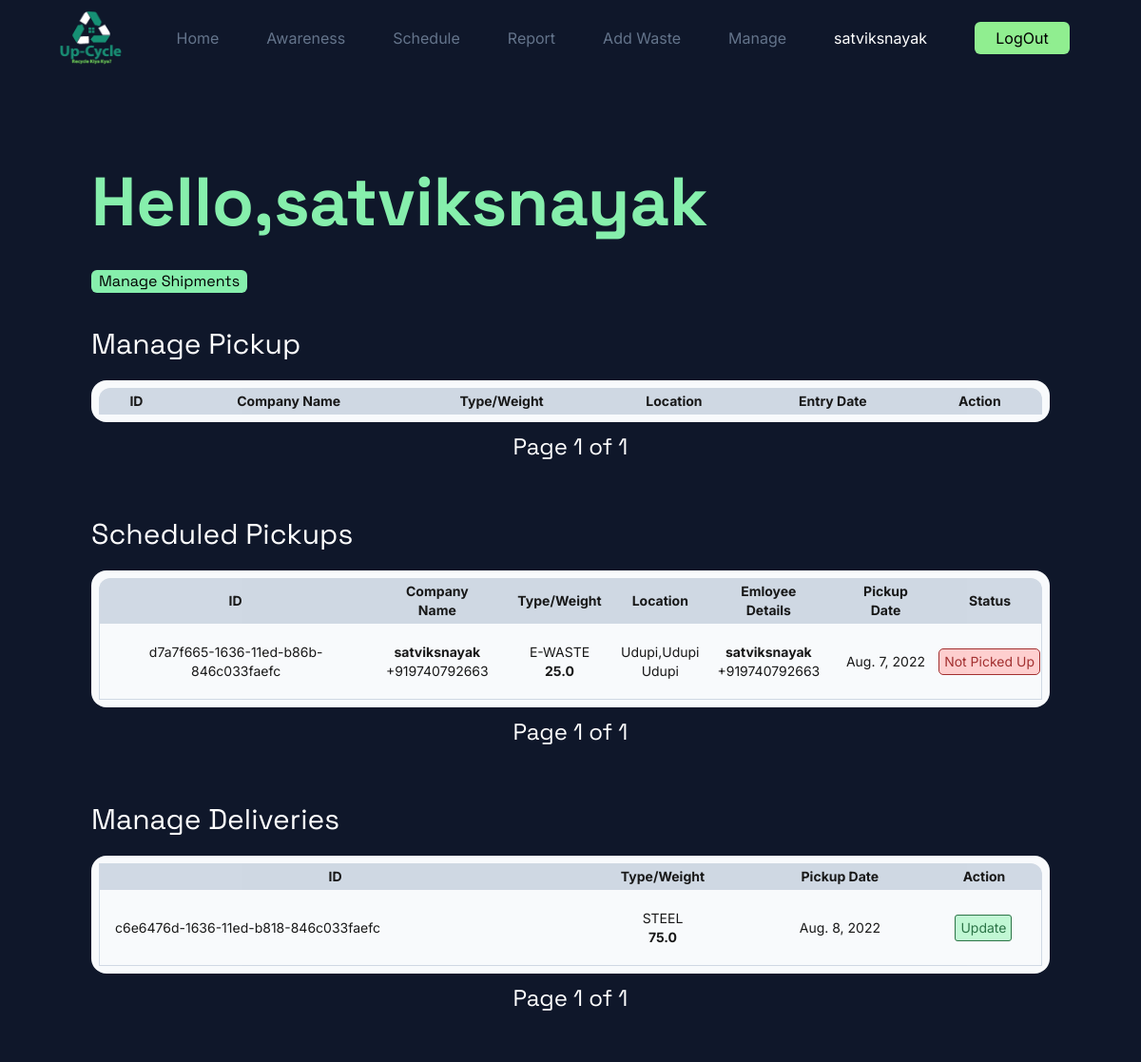
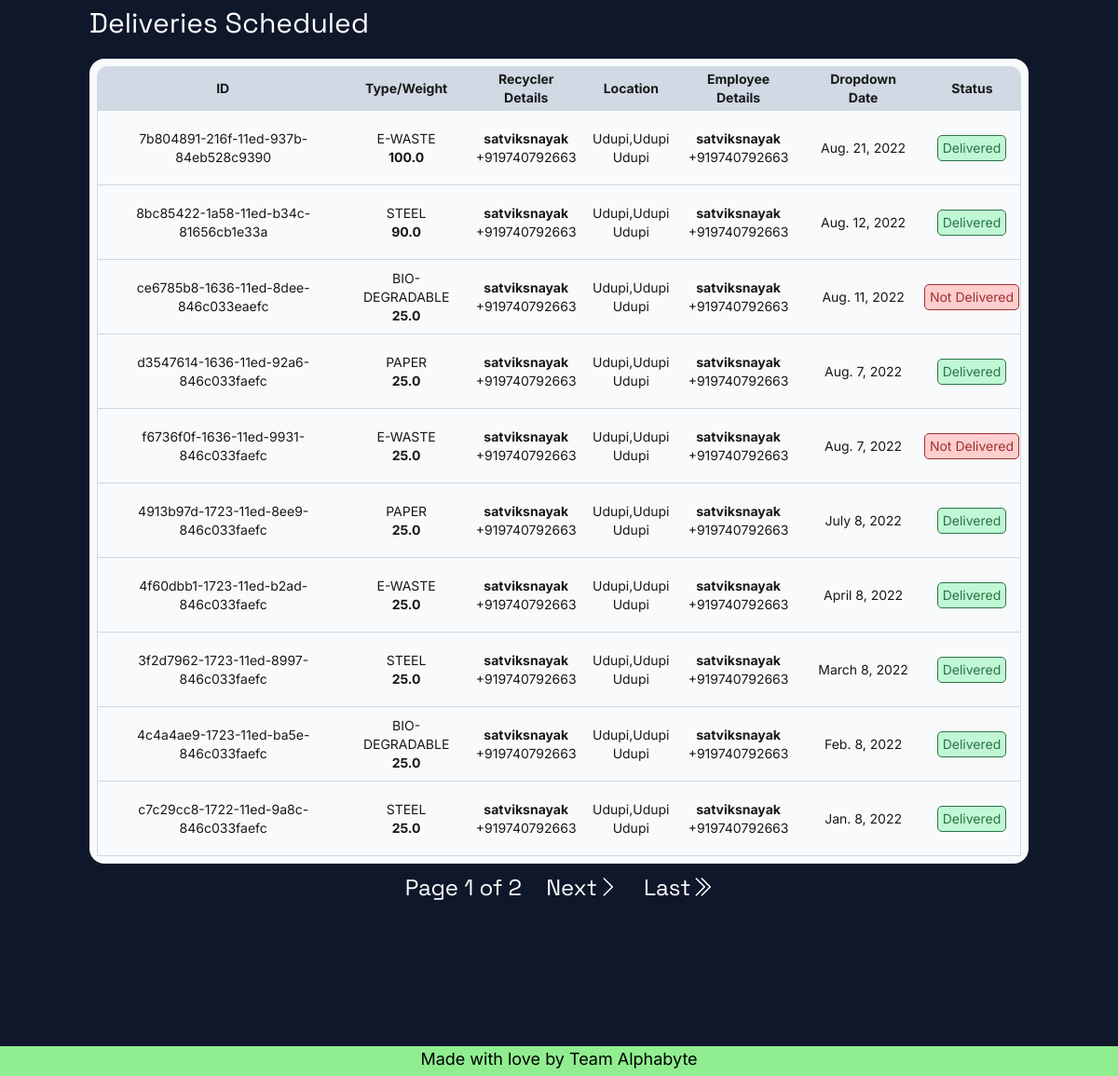
Page /manage/ (signed in) on the committed database (2 pictures, top to bottom).
### App/models.py (models this page shows, shortened)
class Profile(models.Model):
    user = models.OneToOneField(User,on_delete=models.CASCADE,null=True)
    name = models.CharField(max_length=50)
    about = models.TextField(blank=True,null=True)
    profile_pic = models.ImageField(default='avatar.png',upload_to='Profile')
    location = models.CharField(max_length=50,blank=True,null=True)
    street = models.CharField(max_length=50,blank=True,null=True)
    city = models.CharField(max_length=30,blank=True,null=True)
    state = models.CharField(max_length=30,blank=True,null=True)
    phone = PhoneNumberField(blank=True,null=True)
    is_email_verified = models.BooleanField(default=False)

class Waste(models.Model):
    class Types(models.TextChoices):
        STEEL = "STEEL","Steel"
        BIODEGRADABLE = "BIO-DEGRADABLE","Bio-Degradable"
        PAPER = "PAPER","Paper"
        EWASTE = "E-WASTE","E-Waste"
    id = models.CharField(primary_key=True,unique=True,max_length=40)
    recycler = models.ForeignKey(User,on_delete=models.SET_NULL,null=True,blank=True,related_name='recycler')
    company = models.ForeignKey(User,on_delete=models.SET_NULL,null=True,blank=True,related_name='company')
    employee = models.ForeignKey(User,on_delete=models.SET_NULL,null=True,blank=True,related_name='employee')
    entry_date = models.DateField(null=True,blank=True)
    pickup_date = models.DateField(null=True,blank=True)
    dropdown_date = models.DateField(null=True,blank=True)
    weight = models.FloatField(null=True,blank=True)
    price = models.FloatField(null=True,blank=True)
    type = models.CharField(_("Types"),max_length=50,choices=Types.choices)
    pickup_done = models.BooleanField(default=False)
    dropdown_done = models.BooleanField(default=False)

### App/decorators.py (the view)
        def wrappper_func(request,*args,**kwargs):
            group = None
            if request.user.groups.exists():
                group = request.user.groups.all()[0].name
            if group in allowed_roles:
                return view_func(request,*args,**kwargs)
            else:
                return HttpResponse('You are not authorised to view this page!!')

### App/functions.py (called while the page is built)
def grouplist(user):
    groups = []
    if user.groups.exists():
        for i in range(len(user.groups.all())):
            groups.append(user.groups.all()[i].name)
    return groups

### App/templates/App/tables/manager.html (shortened to what this page needs)
<!DOCTYPE html>
<html lang="en">
<head>
</head>
{% extends 'App/base.html' %}
{%load static%}
    {% block content %}
    <div class="content bg-slate-900 p-5 md:p-10 lg:p-24">
        <div class="min-w-full font-space mr-2 flex flex-col w-full lg:w-4/5">
            <h1 class="text-green-300 text-3xl md:text-5xl lg:text-7xl font-bold mr-2">Hello,{{user.profile.name}}</h1>
            <div class="my-9 w-fit bg-green-300 px-2 rounded-md">Manage Shipments</div>
        </div>
        <h3 class="text-white text-lg md:text-xl lg:text-3xl mr-2 mb-5 font-space">Manage Pickup</h3>
        <div class="Table w-full lg:min-w-4/5 p-1 lg:p-2 bg-slate-50 rounded-2xl overflow-auto lg:overflow-hidden">
            <table class="relative border-separate border-spacing-0 table-auto min-w-full bg-slate-50 text-xs lg:text-sm opacity-90 text-center font-inter mr-2">
                <thead class="bg-slate-300">
                    <tr>
                        <th class="rounded-tl-xl px-4 py-1 w-min md:w-max">ID</th>
                        <th class="px-4 py-1">Company Name</th>
                        <th class="px-4 py-1">Type/Weight</th>
                        <th class="px-4 py-1">Location</th>
                        <th class="px-4 py-1">Entry Date</th>
                        <th class="rounded-tr-xl px-4 py-1">Action</th>
                    </tr>
                </thead>
            </table>
        </div>
        <div class="w-full text-[1rem] h-5 text-center text-white text-lg md:text-xl lg:text-2xl mb-20 font-space">
            <button class="p-[5px] m-[5px]" type="button">Page {{update_pickup.number}} of {{update_pickup.paginator.num_pages}}</button>
        </div>
        <h3 class="text-white text-lg md:text-xl lg:text-3xl mr-2 mb-5 font-space">Scheduled Pickups</h3>
        <div class="Table w-full lg:min-w-4/5 p-1 lg:p-2 bg-slate-50 rounded-2xl overflow-auto lg:overflow-hidden">
            <table class="relative border-separate border-spacing-0 table-auto min-w-full bg-slate-50 text-xs lg:text-sm opacity-90 text-center font-inter mr-2">
                <thead class="bg-slate-300">
                    <tr>
                        <th class="rounded-tl-xl px-4 py-1 w-min md:w-max">ID</th>
                        <th class="px-4 py-1">Company Name</th>
                        <th class="px-4 py-1">Type/Weight</th>
                        <th class="px-4 py-1">Location</th>
                        <th class="px-4 py-1">Emloyee Details</th>
                        <th class="px-4 py-1">Pickup Date</th>
                        <th class="rounded-tr-xl px-4 py-1">Status</th>
                    </tr>
                </thead>
                <tbody>
                    {% for waste in pickup %}
                    <tr>
                        <td class="place-content-center px-4 py-1 border-b border-slate-300 border-l flex items-center h-20 w-min md:w-full">{{waste.id}}</td>
                        <td class="border-b border-slate-300 h-20 w-max"><span class="font-bold">{{waste.company.profile.name}}</span><br>{{waste.company.profile.phone}}</td>
                        <td class="border-b border-slate-300 h-20 w-max">{{waste.type}}<br><span class="font-bold">{{waste.weight}}</span></td>
                        <td class="border-b border-slate-300 h-20 w-max">{{waste.company.profile.location}},{{waste.company.profile.street}}<br>{{waste.company.profile.city}}</td>
                        <td class="border-b border-slate-300 h-20 w-max"><span class="font-bold">{{waste.employee.profile.name}}</span><br>{{waste.employee.profile.phone}}</td>
                        <td class="border-b border-slate-300 h-20 w-max">{{waste.pickup_date}}</td>
                        <td class="border-b border-slate-300 h-20 w-max border-r">
                            {% if waste.pickup_done %}
                            <button type="button" class="px-[5px] py-[3px] my-[3px] rounded-[5px] bg-green-200 text-green-800 border-[1px] border-green-800 w-max">Picked Up</button>
                            {% else %}
                            <button type="button" class="px-[5px] py-[3px] my-[3px] rounded-[5px] bg-red-200 text-red-800 border-[1px] border-red-800 w-max">Not Picked Up</button>
                            {% endif %}
                        </td>
                    </tr>
                    {% endfor %}
                </tbody>
            </table>
        </div>
        <div class="w-full text-[1rem] h-5 text-center text-white text-lg md:text-xl lg:text-2xl mb-20 font-space">
            <button class="p-[5px] m-[5px]" type="button">Page {{pickup.number}} of {{pickup.paginator.num_pages}}</button>
        </div>
        <h3 class="text-white text-lg md:text-xl lg:text-3xl mr-2 mb-5 font-space">Manage Deliveries</h3>
        <div class="Table w-full lg:min-w-4/5 p-1 lg:p-2 bg-slate-50 rounded-2xl overflow-auto lg:overflow-hidden">
            <table class="relative border-separate border-spacing-0 table-auto min-w-full bg-slate-50 text-xs lg:text-sm opacity-90 text-center font-inter mr-2">
                <thead class="bg-slate-300">
                    <tr>
                        <th class="ounded-tl-xl px-4 py-1 w-min md:w-max">ID</th>
                        <th class="px-4 py-1">Type/Weight</th>
                        <th class="px-4 py-1">Pickup Date</th>
                        <th class="rounded-tr-xl px-4 py-1">Action</th>
                    </tr>
                </thead>
                <tbody>
                    {% for waste in update_dropdown %}
                    <tr>
                        <td class="text-left px-4 py-1 border-b border-slate-300 border-l">{{waste.id}}</td>
                        <td class="border-b border-slate-300 h-20 w-max">{{waste.type}}<br><span class="font-bold">{{waste.weight}}</span></td>
                        <td class="border-b border-slate-300 h-20 w-max">{{waste.pickup_date}}</td>
                        <td class="border-b border-slate-300 h-20 w-max border-r"><form action="" method="POST">{% csrf_token %}<input type="text" name="id" id="id_id" value="{{waste.id}}" hidden><button type="submit" class="px-[5px] py-[3px] my-[3px] bg-green-200 border-green-800 text-green-800 border-[1px] rounded-[3px]">Update</button></form></td>
                    </tr>
                    {% endfor %}
                </tbody>
            </table>
        </div>
        <div class="w-full text-[1rem] h-5 text-center text-white text-lg md:text-xl lg:text-2xl mb-20 font-space">
            <button class="p-[5px] m-[5px]" type="button">Page {{update_dropdown.number}} of {{update_dropdown.paginator.num_pages}}</button>
        </div>
        <h3 class="text-white text-lg md:text-xl lg:text-3xl mr-2 mb-5 font-space">Deliveries Scheduled</h3>
        <div class="Table w-full lg:min-w-4/5 p-1 lg:p-2 bg-slate-50 rounded-2xl overflow-auto lg:overflow-hidden">
            <table class="relative border-separate border-spacing-0 table-auto min-w-full bg-slate-50 text-xs lg:text-sm opacity-90 text-center font-inter mr-2">
                <thead class="bg-slate-300">
                    <tr>
                        <th class="rounded-tl-xl px-4 py-1 w-min md:w-max">ID</th>
                        <th class="px-4 py-1">Type/Weight</th>
                        <th class="px-4 py-1">Recycler Details</th>
                        <th class="px-4 py-1">Location</th>
                        <th class="px-4 py-1">Employee Details</th>
                        <th class="px-4 py-1">Dropdown Date</th>
                        <th class="rounded-tr-xl px-4 py-1">Status</th>
                    </tr>
                </thead>
                <tbody>
                    {% for waste in dropdown %}
                    <tr>
                        <td class="place-content-center px-4 py-1 border-b border-slate-300 border-l flex items-center h-20 w-min md:w-full">{{waste.id}}</td>
                        <td class="border-b border-slate-300 h-20 w-max">{{waste.type}}<br><span class="font-bold">{{waste.weight}}</span></td>
                        <td class="border-b border-slate-300 h-20 w-max"><span class="font-bold">{{waste.recycler.profile.name}}</span><br>{{waste.recycler.profile.phone}}</td>
                        <td class="border-b border-slate-300 h-20 w-max">{{waste.recycler.profile.location}},{{waste.recycler.profile.street}}<br>{{waste.recycler.profile.city}}</td>
                        <td class="border-b border-slate-300 h-20 w-max"><span class="font-bold">{{waste.employee.profile.name}}</span><br>{{waste.employee.profile.phone}}</td>
                        <td class="border-b border-slate-300 h-20 w-max">{{waste.dropdown_date}}</td>
                        <td class="border-b border-slate-300 h-20 w-max border-r">
                            {% if waste.dropdown_done %}
                            <button type="button" class="px-[5px] py-[3px] my-[3px] rounded-[5px] bg-green-200 text-green-800 border-[1px] border-green-800 w-max">Delivered</button>
                            {% else %}
                            <button type="button" class="px-[5px] py-[3px] my-[3px] rounded-[5px] bg-red-200 text-red-800 border-[1px] border-red-800 w-max">Not Delivered</button>
                            {% endif %}
                        </td>
                    </tr>
                    {% endfor %}
                </tbody>
            </table>
        </div>
        <div class="w-full text-[1rem] h-5 text-center text-white text-lg md:text-xl lg:text-2xl mb-20 font-space">
            <button class="p-[5px] m-[5px]" type="button">Page {{dropdown.number}} of {{dropdown.paginator.num_pages}}</button>
            {% if dropdown.has_next %}
            <button class="p-[5px] m-[5px]" type="button"><a href="?page4={{wastes.next_page_number}}">Next<i class="bi bi-chevron-right"></i></a></button>
            <button class="p-[5px] m-[5px]" type="button"><a href="?page4={{wastes.paginator.num_pages}}">Last<i class="bi bi-chevron-double-right"></i></a></button>
            {% endif %}
        </div>
    </div>
    {% endblock %}

### App/templates/App/base.html (shortened to what this page needs)
{% load static %}
<!DOCTYPE html>
<html lang="en">
<head>
    <link rel="stylesheet" href="{% static '/CSS/base.css' %}">
    <link rel="stylesheet" href="https://cdn.jsdelivr.net/npm/bootstrap-icons@1.8.3/font/bootstrap-icons.css">
    <script src="https://cdn.tailwindcss.com"></script>
</head>
<body>
  <nav class="flex h-[5rem] w-full z-[910] sticky top-0 bg-slate-900 text-white font-inter">
    <div class="my-auto px-[50px] justify-between flex align-center w-full">
        <a href="" class="text-lg my-auto"><img src="{% static '/IMGS/logo.png' %}" class="h-[5rem]" alt="" height="50" width="90" style="padding:12px"></a>
        <ul class="toggle transition ease-in-out duration-[1s] md:w-auto w-[150px] flex flex-col fixed right-0 top-[5rem] h-screen md:h-auto md:static md:flex-row bg-slate-900 md:translate-x-0 md:transition-none translate-x-[150px]">
            <li class="md:mx-[25px] mx-auto my-[15px] md:my-auto"><a class="text-slate-500  hover:text-white transition-all ease-in-out delay-200" href="/">Home</a></li>
            <li class="md:mx-[25px] mx-auto my-[15px] md:my-auto"><a class="text-slate-500 hover:text-white transition-all ease-in-out delay-200" href="/awareness/">Awareness</a></li>
            {% if user.is_authenticated %}
            {% if 'Recycler' in groups %}
            <li class="md:mx-[25px] mx-auto my-[15px] md:my-auto"><a class="text-slate-500 hover:text-white transition-all ease-in-out delay-200" href="/schedule/">Schedule</a></li>
            {% endif %}
            {% if 'Employee' in groups %}
            <li class="md:mx-[25px] mx-auto my-[15px] md:my-auto"><a class="text-slate-500 hover:text-white transition-all ease-in-out delay-200" href="/report/">Report</a></li>
            {% endif %}
            {% if 'Company' in groups %}
            <li class="md:mx-[25px] mx-auto my-[15px] md:my-auto"><a class="text-slate-500 hover:text-white transition-all ease-in-out delay-200" href="/addWaste/">Add Waste</a></li>
            {% endif %}
            {% if 'Manager' in groups %}
            <li class="md:mx-[25px] mx-auto my-[15px] md:my-auto"><a class="text-slate-500 hover:text-white transition-all ease-in-out delay-200" href="/manage/">Manage</a></li>
            {% endif %}
            <li class="md:mx-[25px] mx-auto my-[15px] md:my-auto"><a class="text-white" href="/User/Profile/">{{user.username}}</a></li>
            <li class="md:mx-[25px] mx-auto my-[15px] md:my-auto"><a href="/logout/"><button class="w-[100px] p-[5px] bg-lightgreen rounded-md text-black" type="button">LogOut</button></a></li>
            {% endif %}
        </ul>
    </div>
  </nav>
    {% block content %}
    {% endblock %}
<footer class="align-center font-inter justify-center bg-lightgreen absolute text-black text-lg flex w-full h-[2rem] z-[900]">
  <h4 class="">Made with love by Team Alphabyte</h4>
</footer>
</body>
</html>

### rows in the picture
Waste: id "d7a7f665-1636-11ed-b86b-846c033faefc", company.profile.name "satviksnayak", company.profile.phone "+919740792663", type "E-WASTE", weight "25.0", company.profile.location "Udupi", company.profile.street "Udupi", company.profile.city "Udupi", employee.profile.name "satviksnayak", employee.profile.phone "+919740792663", pickup_date "Aug. 7, 2022", pickup_done "Not Picked Up"
Waste: id "c6e6476d-1636-11ed-b818-846c033faefc", type "STEEL", weight "75.0", pickup_date "Aug. 8, 2022"
Waste: id "7b804891-216f-11ed-937b-84eb528c9390", type "E-WASTE", weight "100.0", recycler.profile.name "satviksnayak", recycler.profile.phone "+919740792663", recycler.profile.location "Udupi", recycler.profile.street "Udupi", recycler.profile.city "Udupi", employee.profile.name "satviksnayak", employee.profile.phone "+919740792663", dropdown_date "Aug. 21, 2022", dropdown_done "Delivered"
Waste: id "8bc85422-1a58-11ed-b34c-81656cb1e33a", type "STEEL", weight "90.0", recycler.profile.name "satviksnayak", recycler.profile.phone "+919740792663", recycler.profile.location "Udupi", recycler.profile.street "Udupi", recycler.profile.city "Udupi", employee.profile.name "satviksnayak", employee.profile.phone "+919740792663", dropdown_date "Aug. 12, 2022", dropdown_done "Delivered"
Waste: id "ce6785b8-1636-11ed-8dee-846c033eaefc", type "BIO-DEGRADABLE", weight "25.0", recycler.profile.name "satviksnayak", recycler.profile.phone "+919740792663", recycler.profile.location "Udupi", recycler.profile.street "Udupi", recycler.profile.city "Udupi", employee.profile.name "satviksnayak", employee.profile.phone "+919740792663", dropdown_date "Aug. 11, 2022", dropdown_done "Not Delivered"
Waste: id "d3547614-1636-11ed-92a6-846c033faefc", type "PAPER", weight "25.0", recycler.profile.name "satviksnayak", recycler.profile.phone "+919740792663", recycler.profile.location "Udupi", recycler.profile.street "Udupi", recycler.profile.city "Udupi", employee.profile.name "satviksnayak", employee.profile.phone "+919740792663", dropdown_date "Aug. 7, 2022", dropdown_done "Delivered"
Waste: id "f6736f0f-1636-11ed-9931-846c033faefc", type "E-WASTE", weight "25.0", recycler.profile.name "satviksnayak", recycler.profile.phone "+919740792663", recycler.profile.location "Udupi", recycler.profile.street "Udupi", recycler.profile.city "Udupi", employee.profile.name "satviksnayak", employee.profile.phone "+919740792663", dropdown_date "Aug. 7, 2022", dropdown_done "Not Delivered"
Waste: id "4913b97d-1723-11ed-8ee9-846c033faefc", type "PAPER", weight "25.0", recycler.profile.name "satviksnayak", recycler.profile.phone "+919740792663", recycler.profile.location "Udupi", recycler.profile.street "Udupi", recycler.profile.city "Udupi", employee.profile.name "satviksnayak", employee.profile.phone "+919740792663", dropdown_date "July 8, 2022", dropdown_done "Delivered"
Waste: id "4f60dbb1-1723-11ed-b2ad-846c033faefc", type "E-WASTE", weight "25.0", recycler.profile.name "satviksnayak", recycler.profile.phone "+919740792663", recycler.profile.location "Udupi", recycler.profile.street "Udupi", recycler.profile.city "Udupi", employee.profile.name "satviksnayak", employee.profile.phone "+919740792663", dropdown_date "April 8, 2022", dropdown_done "Delivered"
Waste: id "3f2d7962-1723-11ed-8997-846c033faefc", type "STEEL", weight "25.0", recycler.profile.name "satviksnayak", recycler.profile.phone "+919740792663", recycler.profile.location "Udupi", recycler.profile.street "Udupi", recycler.profile.city "Udupi", employee.profile.name "satviksnayak", employee.profile.phone "+919740792663", dropdown_date "March 8, 2022", dropdown_done "Delivered"
Waste: id "4c4a4ae9-1723-11ed-ba5e-846c033faefc", type "BIO-DEGRADABLE", weight "25.0", recycler.profile.name "satviksnayak", recycler.profile.phone "+919740792663", recycler.profile.location "Udupi", recycler.profile.street "Udupi", recycler.profile.city "Udupi", employee.profile.name "satviksnayak", employee.profile.phone "+919740792663", dropdown_date "Feb. 8, 2022", dropdown_done "Delivered"
Waste: id "c7c29cc8-1722-11ed-9a8c-846c033faefc", type "STEEL", weight "25.0", recycler.profile.name "satviksnayak", recycler.profile.phone "+919740792663", recycler.profile.location "Udupi", recycler.profile.street "Udupi", recycler.profile.city "Udupi", employee.profile.name "satviksnayak", employee.profile.phone "+919740792663", dropdown_date "Jan. 8, 2022", dropdown_done "Delivered"

### other values in the picture
{{ user.username }} "satviksnayak"
{{ user.profile.name }} "satviksnayak"
{{ update_pickup.number }} "1"
{{ update_pickup.paginator.num_pages }} "1"
{{ pickup.number }} "1"
{{ pickup.paginator.num_pages }} "1"
{{ update_dropdown.number }} "1"
{{ update_dropdown.paginator.num_pages }} "1"
{{ dropdown.number }} "1"
{{ dropdown.paginator.num_pages }} "2"
